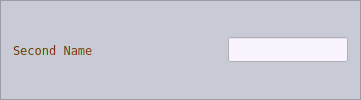
                 <widget class="QFrame" name="frame_3">
                  <property name="maximumSize">
                   <size>
                    <width>600</width>
                    <height>16777215</height>
                   </size>
                  </property>
                  <property name="styleSheet">
                   <string notr="true">background-color: rgb(200, 202, 214);</string>
                  </property>
                  <property name="frameShape">
                   <enum>QFrame::StyledPanel</enum>
                  </property>
                  <property name="frameShadow">
                   <enum>QFrame::Raised</enum>
                  </property>
                  <layout class="QHBoxLayout" name="horizontalLayout_6">
                   <property name="leftMargin">
                    <number>3</number>
                   </property>
                   <property name="topMargin">
                    <number>3</number>
                   </property>
                   <property name="rightMargin">
                    <number>3</number>
                   </property>
                   <property name="bottomMargin">
                    <number>3</number>
                   </property>
                   <item>
                    <widget class="QFrame" name="frame_17">
                     <property name="frameShape">
                      <enum>QFrame::NoFrame</enum>
                     </property>
                     <property name="frameShadow">
                      <enum>QFrame::Raised</enum>
                     </property>
                     <layout class="QHBoxLayout" name="horizontalLayout_18">
                      <item>
                       <widget class="QLabel" name="l_secname">
                        <property name="minimumSize">
                         <size>
                          <width>125</width>
                          <height>0</height>
                         </size>
                        </property>
                        <property name="maximumSize">
                         <size>
                          <width>125</width>
                          <height>16777215</height>
                         </size>
                        </property>
                        <property name="font">
                         <font>
                          <family>Fixedsys</family>
                         </font>
                        </property>
                        <property name="styleSheet">
                         <string notr="true">color: qlineargradient(spread:reflect, x1:0, y1:0.534, x2:1, y2:0.523, stop:0 rgba(0, 142, 0, 255), stop:0.513812 rgba(0, 0, 0, 255), stop:1 rgba(255, 0, 0, 255));</string>
                        </property>
                        <property name="text">
                         <string>Second Name</string>
                        </property>
                       </widget>
                      </item>
                     </layout>
                    </widget>
                   </item>
                   <item>
                    <widget class="QFrame" name="frame_18">
                     <property name="frameShape">
                      <enum>QFrame::NoFrame</enum>
                     </property>
                     <property name="frameShadow">
                      <enum>QFrame::Raised</enum>
                     </property>
                     <layout class="QHBoxLayout" name="horizontalLayout_17">
                      <property name="leftMargin">
                       <number>75</number>
                      </property>
                      <item>
                       <widget class="QLineEdit" name="le_secname">
                        <property name="minimumSize">
                         <size>
                          <width>120</width>
                          <height>25</height>
                         </size>
                        </property>
                        <property name="maximumSize">
                         <size>
                          <width>120</width>
                          <height>25</height>
                         </size>
                        </property>
                        <property name="styleSheet">
                         <string notr="true">color: qlineargradient(spread:reflect, x1:0, y1:0.534, x2:1, y2:0.523, stop:0 rgba(0, 142, 0, 255), stop:0.513812 rgba(0, 0, 0, 255), stop:1 rgba(255, 0, 0, 255));
background-color: rgb(250, 244, 255);</string>
                        </property>
                        <property name="alignment">
                         <set>Qt::AlignCenter</set>
                        </property>
                       </widget>
                      </item>
                     </layout>
                    </widget>
                   </item>
                  </layout>
                 </widget>
